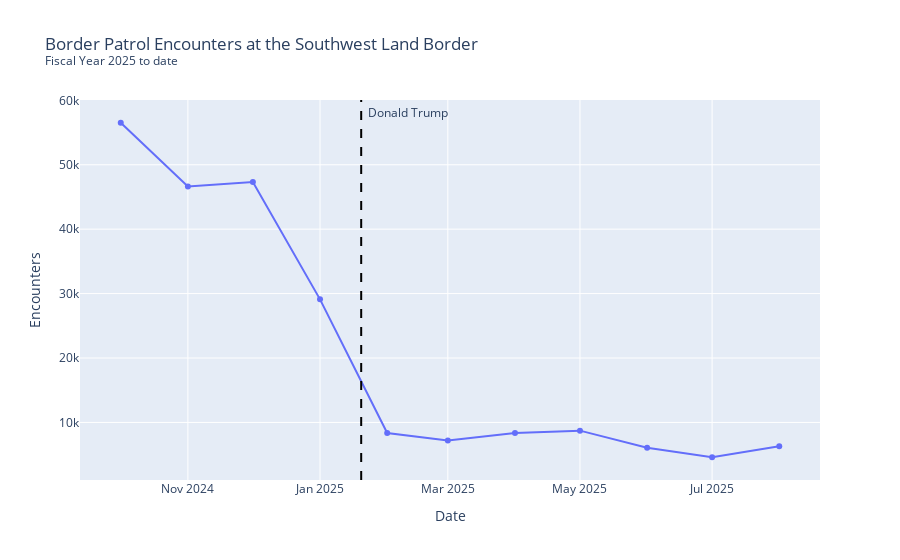

Here is the notebook cell this chart was saved with:
### Code cell
fig = px.line(
    df,
    x="date",
    y="Encounter Count",
    title="Border Patrol Encounters at the Southwest Land Border<br><sup>Fiscal Year 2025 to date</sup>",
    labels={"date": "Date", "Encounter Count": "Encounters"},
    markers=True,
)

# Add a vertical line on the date the administration started, and write the presdient's name on the top
max_y = df["Encounter Count"].max()
trump_start = datetime(2025, 1, 20)

fig.add_vline(x=trump_start, line_color="black", line_dash="dash")
fig.add_annotation(
    x=trump_start,
    y=max_y,
    text="Donald Trump",
    xanchor="left",
    xshift=5,
    showarrow=False,
    yanchor="bottom",
)

fig.show()

### Figure 1 — Plotly figure (JSON) as saved in the notebook; plotly's stock layout.template omitted (floating-point values rounded to 4 significant figures)
{"data": [{"hovertemplate": "Date=%{x}<br>Encounters=%{y}<extra></extra>", "legendgroup": "", "line": {"color": "#636efa", "dash": "solid"}, "marker": {"symbol": "circle"}, "mode": "lines+markers", "name": "", "orientation": "v", "showlegend": false, "type": "scatter", "x": ["2024-10-01T00:00:00", "2024-11-01T00:00:00", "2024-12-01T00:00:00", "2025-01-01T00:00:00", "2025-02-01T00:00:00", "2025-03-01T00:00:00", "2025-04-01T00:00:00", "2025-05-01T00:00:00", "2025-06-01T00:00:00", "2025-07-01T00:00:00", "2025-08-01T00:00:00"], "xaxis": "x", "y": [56520, 46612, 47324, 29107, 8353, 7180, 8377, 8725, 6068, 4596, 6321], "yaxis": "y"}], "layout": {"annotations": [{"showarrow": false, "text": "Donald Trump", "x": "2025-01-20T00:00:00", "xanchor": "left", "xshift": 5, "y": 56520, "yanchor": "bottom"}], "legend": {"tracegroupgap": 0}, "shapes": [{"line": {"color": "black", "dash": "dash"}, "type": "line", "x0": "2025-01-20T00:00:00", "x1": "2025-01-20T00:00:00", "xref": "x", "y0": 0, "y1": 1, "yref": "y domain"}], "title": {"text": "Border Patrol Encounters at the Southwest Land Border<br><sup>Fiscal Year 2025 to date</sup>"}, "xaxis": {"anchor": "y", "domain": [0, 1], "title": {"text": "Date"}}, "yaxis": {"anchor": "x", "domain": [0, 1], "title": {"text": "Encounters"}}}}
